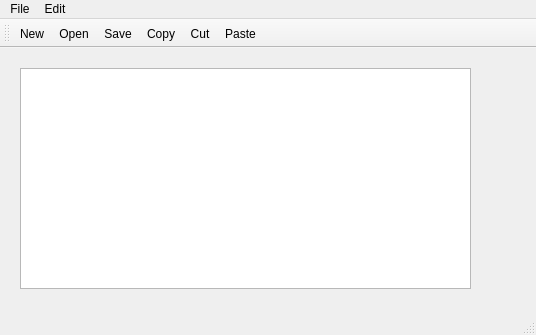
<?xml version="1.0" encoding="UTF-8"?>
<ui version="4.0">
 <class>MainWindow</class>
 <widget class="QMainWindow" name="MainWindow">
  <property name="geometry">
   <rect>
    <x>0</x>
    <y>0</y>
    <width>536</width>
    <height>335</height>
   </rect>
  </property>
  <property name="windowTitle">
   <string>MainWindow</string>
  </property>
  <widget class="QWidget" name="centralwidget">
   <widget class="QPlainTextEdit" name="plainTextEdit">
    <property name="geometry">
     <rect>
      <x>20</x>
      <y>20</y>
      <width>451</width>
      <height>221</height>
     </rect>
    </property>
   </widget>
  </widget>
  <widget class="QMenuBar" name="menubar">
   <property name="geometry">
    <rect>
     <x>0</x>
     <y>0</y>
     <width>536</width>
     <height>22</height>
    </rect>
   </property>
   <widget class="QMenu" name="menuFile">
    <property name="title">
     <string>File</string>
    </property>
    <addaction name="actionSave"/>
    <addaction name="actionOpen"/>
    <addaction name="actionNew"/>
   </widget>
   <widget class="QMenu" name="menuEdit">
    <property name="title">
     <string>Edit</string>
    </property>
    <addaction name="actionCopy"/>
    <addaction name="actionCut"/>
    <addaction name="actionPaste"/>
    <addaction name="separator"/>
    <addaction name="actionSelect_All"/>
   </widget>
   <addaction name="menuFile"/>
   <addaction name="menuEdit"/>
  </widget>
  <widget class="QStatusBar" name="statusbar"/>
  <widget class="QToolBar" name="toolBar">
   <property name="windowTitle">
    <string>toolBar</string>
   </property>
   <attribute name="toolBarArea">
    <enum>TopToolBarArea</enum>
   </attribute>
   <attribute name="toolBarBreak">
    <bool>false</bool>
   </attribute>
   <addaction name="actionNew"/>
   <addaction name="actionOpen"/>
   <addaction name="actionSave"/>
   <addaction name="actionCopy"/>
   <addaction name="actionCut"/>
   <addaction name="actionPaste"/>
  </widget>
  <action name="actionNew">
   <property name="text">
    <string>New</string>
   </property>
  </action>
  <action name="actionOpen">
   <property name="text">
    <string>Open</string>
   </property>
  </action>
  <action name="actionSave">
   <property name="text">
    <string>Save</string>
   </property>
  </action>
  <action name="actionCopy">
   <property name="text">
    <string>Copy</string>
   </property>
  </action>
  <action name="actionPaste">
   <property name="text">
    <string>Paste</string>
   </property>
  </action>
  <action name="actionCut">
   <property name="text">
    <string>Cut</string>
   </property>
  </action>
  <action name="actionSelect_All">
   <property name="text">
    <string>Select All</string>
   </property>
  </action>
 </widget>
 <resources/>
 <connections/>
</ui>
